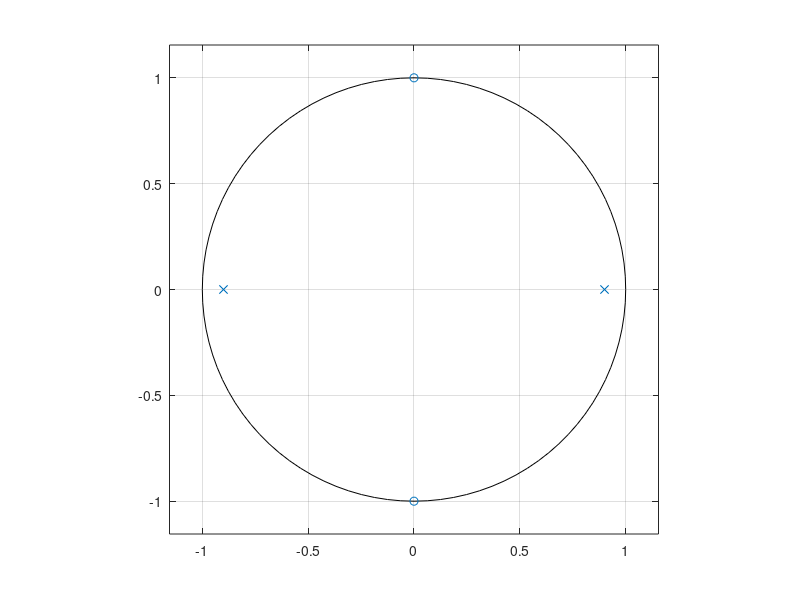
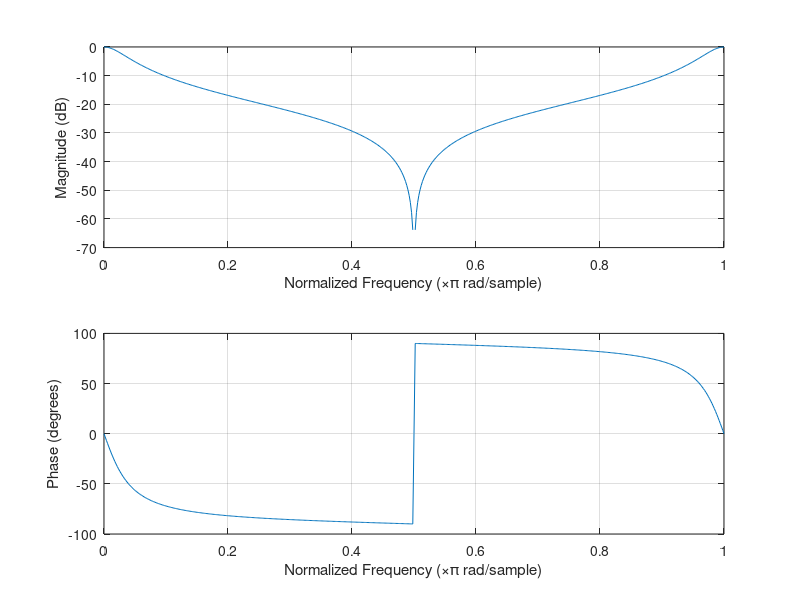
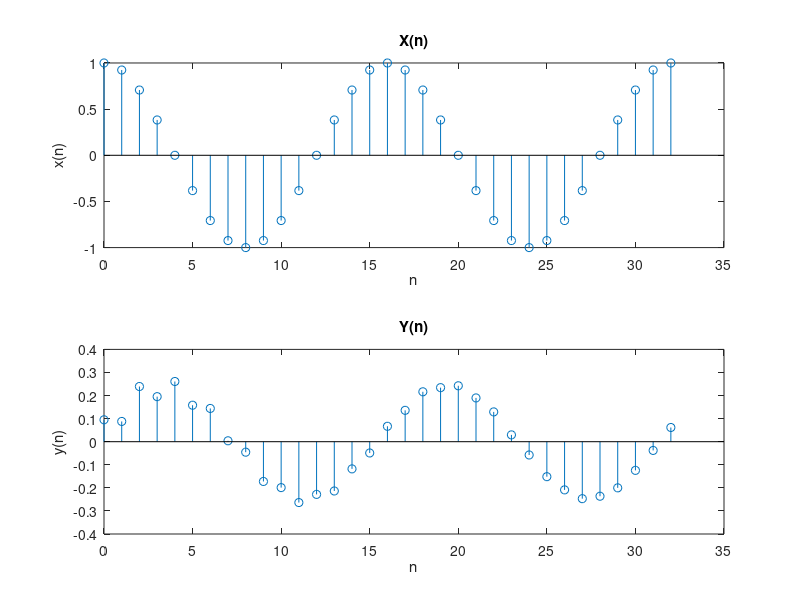
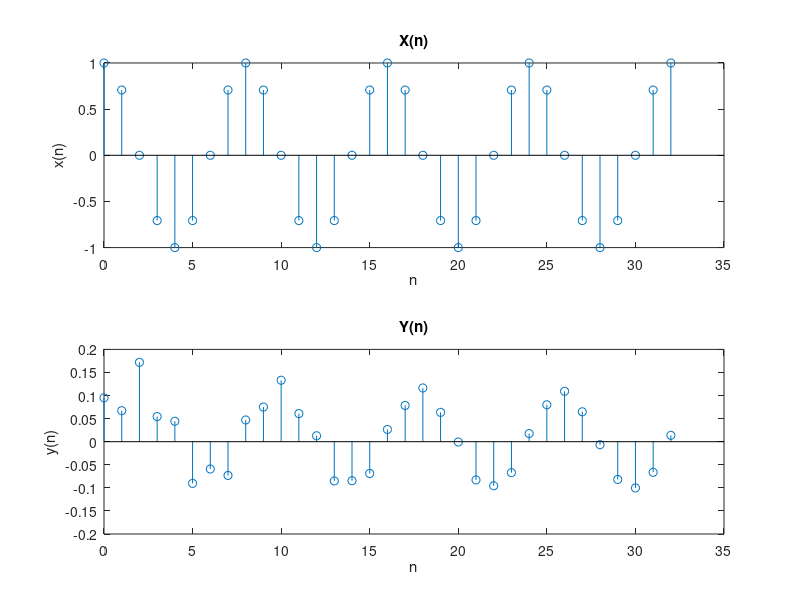

These charts were generated, in order, by the following MATLAB code: (Note: this script raises an error after producing the figures.)
close all
clear
clc

z = 1;
b0 = (1-0.81*z^-2)/(1+z^-2);
num = b0*[1 0 1];
den = [1 0 -0.81];
figure();
zplane(num,den);
figure();
freqz(num,den);
type = "BSF";

n = 0:32;
x1 = cos(2*pi*n/16);
x2 = cos(2*pi*n/8);
x3 = cos(2*pi*n/4);
y1 = filter(num,den,x1);
y2 = filter(num,den,x2);
y3 = filter(num,den,x3);

%X1 response
figure('Name', 'X1 Response')
subplot(2,1,1)
stem(n,x1)
title 'X(n)'
xlabel n
ylabel x(n)
subplot(2,1,2)
stem(n,y1)
title 'Y(n)'
xlabel n
ylabel y(n)

%X2 response
figure('Name', 'X2 Response')
subplot(2,1,1)
stem(n,x2)
title 'X(n)'
xlabel n
ylabel x(n)
subplot(2,1,2)
stem(n,y2)
title 'Y(n)'
xlabel n
ylabel y(n)

%X3 response
figure('Name', 'X3 Response')
subplot(2,1,1)
stem(n,x3)
title 'X(n)'
xlabel n
ylabel x(n)
subplot(2,1,2)
stem(n,y3)
title 'Y(n)'
xlabel n
ylabel y(n)

%Read Music
[x,Fs] = audioread('hideaway.mp3');
original = audioplayer(x,Fs);

y = filter(num, den, x);
filtered = audioplayer(y,Fs);